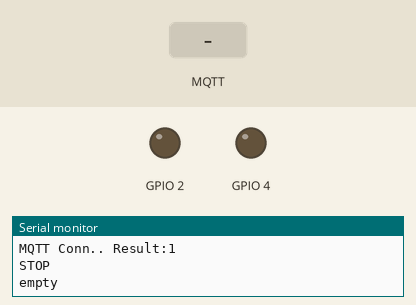
The sketch below on a simulated ESP32. Parts: output pins drawn as LEDs (lit = HIGH), the last lines printed to the serial monitor. The inputs (shaded band) are chosen by the test bench. WiFi joins after 1.5 s; servers stay silent unless stated; no MQTT or app messages arrive unless stated.

Above: at 2.7 s.
2.8 s: MQTT message "GRAB" arrives on the first subscribed topic
At 3.9 s:
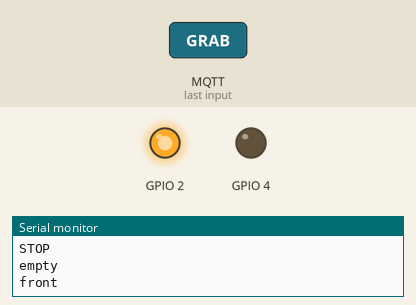
5.0 s: MQTT message "END" arrives on the first subscribed topic
At 6.6 s:
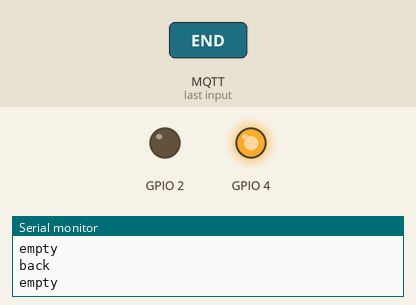
7.0 s: MQTT message "STOP" arrives on the first subscribed topic
At 8.1 s:
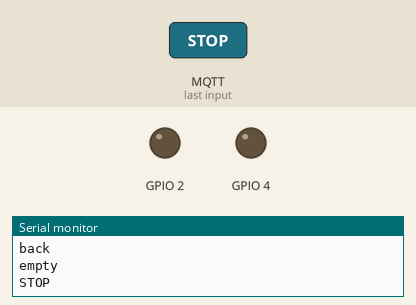
Timing chart, 0 to 10.0 s (numbered marks = the images above; inputs shaded):
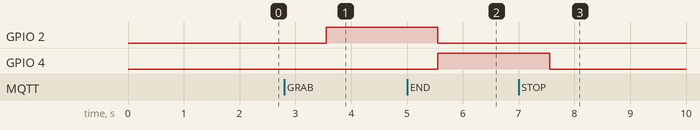

Measured:
- after the input at 2.8 s, GPIO 2: LOW → HIGH after 0.75 s
- after the input at 5.0 s, GPIO 2: HIGH → LOW after 0.55 s; GPIO 4: LOW → HIGH after 0.55 s
- after the input at 7.0 s, GPIO 4: HIGH → LOW after 0.55 s

The sketch:

lineback.ino
```cpp
#include <stdio.h>
#include <stdlib.h>
#include <WiFi.h>
#include <PubSubClient.h>

WiFiClient myTCPClient;
PubSubClient myMQTTClient;

int change =0;

void cbFunc(const char topic[],byte *data, unsigned int length){
  char str[80] = {0,};
  memcpy(str, data, length);

  if (strcmp(topic, "MJU/CD4/CHARGING") == 0) {
    if (strcmp(str, "GRAB") == 0) {
    change = 1;
    }
    else if (strcmp(str, "END") == 0) {
      change = 2;
    }
    else if (strcmp(str, "STOP") == 0) {
      change = 0;
    }
  }
}

void setup() {

  Serial.begin(115200);
  WiFi.mode(WIFI_MODE_STA);
  WiFi.begin("MJU_WIFI","mjuwlan!");
  while(1)
  {
    if(WiFi.waitForConnectResult()==WL_CONNECTED){
      printf ("Connected!\r\n"); break;}

    else{printf("Something Wrong\r\n"); while(1) sleep(1);}
  }

  pinMode(2, OUTPUT);
  pinMode(4, OUTPUT);

  myMQTTClient.setClient(myTCPClient);
  myMQTTClient.setServer("cheese.mju.ac.kr",30220);
  myMQTTClient.setCallback(cbFunc);
  int result = myMQTTClient.connect("60181793mh");
  myMQTTClient.subscribe("MJU/CD4/CHARGING");
  printf("MQTT Conn.. Result:%d\r\n",result);

}
unsigned long long lastMs;

void loop() {
  // put your main code here, to run repeatedly:
  //int inputValue = analogRead(A0);
  //int convertedValue = map(inputValue, 0, 1023, 0, 255);

  //if(센서에 값 들어오면)


  if(millis()-lastMs >= 1000)
  {
    lastMs=millis();
    if(change == 0){
      digitalWrite(2, LOW);
      digitalWrite(4, LOW);
      Serial.printf("STOP\n");
      change = 4;
    }
    else if(change == 1){
      digitalWrite(2, HIGH);
      digitalWrite(4, LOW);
      Serial.printf("front\n");
      change = 4;
    }
    else if(change == 2){
      digitalWrite(2,LOW);
      digitalWrite(4,HIGH);
      Serial.printf("back\n");
      change = 4;
    }
    else if(change == 4){
      Serial.printf("empty\n");
    }

  }
  myMQTTClient.loop();
}
```
